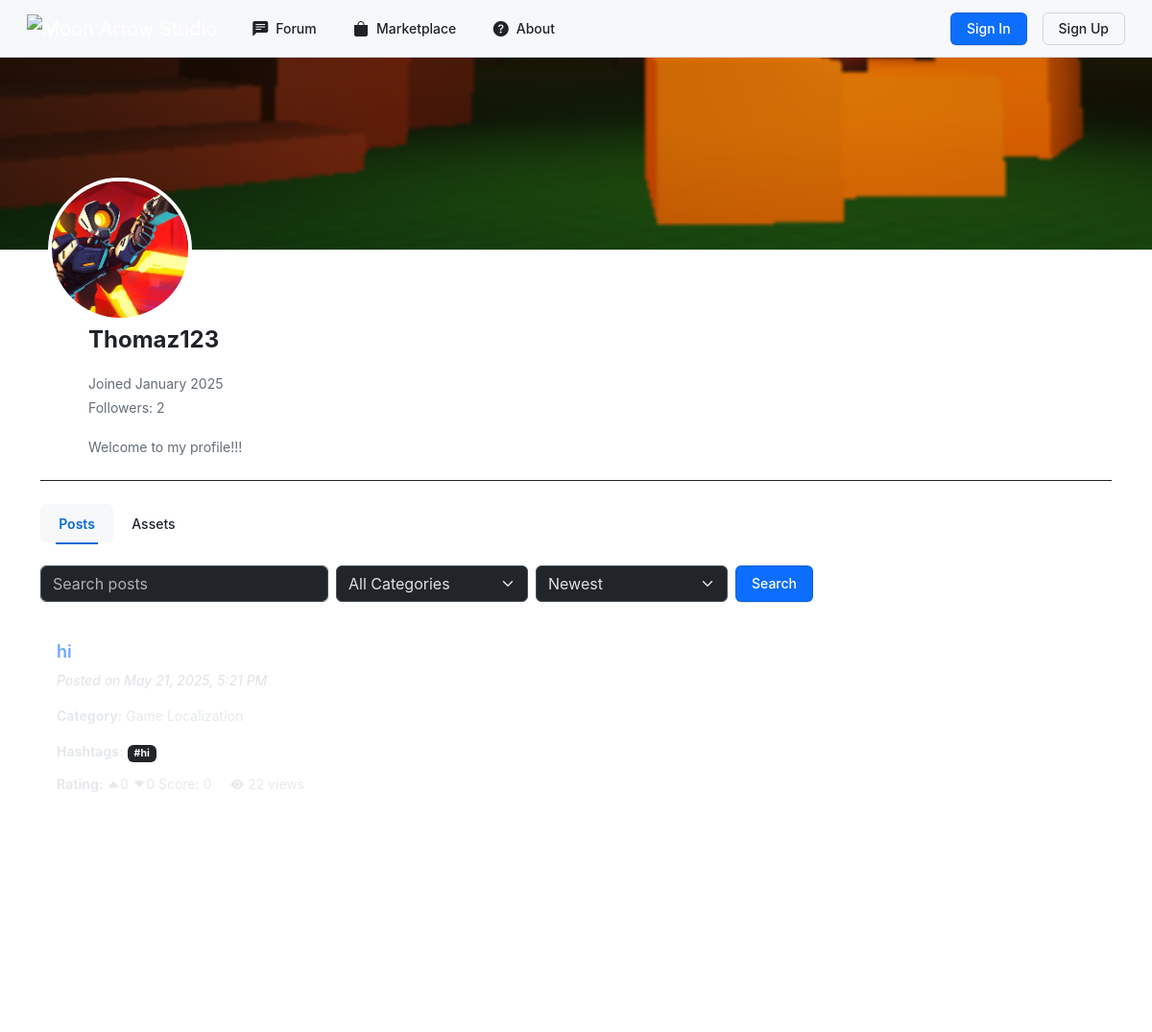
The app's page /php/profile.php?id=30 (upper part), older data.
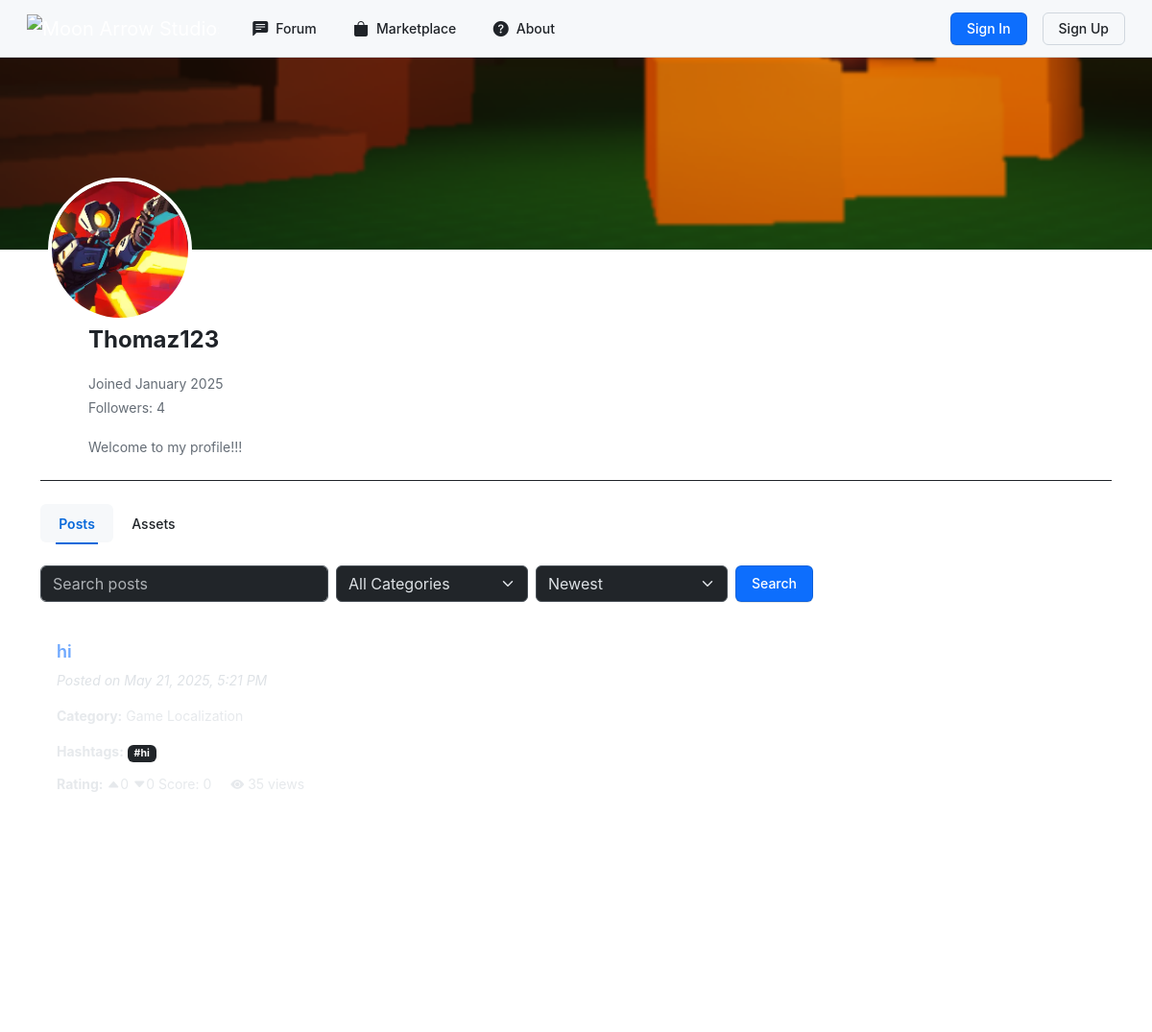
The same page, newer data.
### tables this page shows
CREATE TABLE IF NOT EXISTS `posts` (
  `id` int NOT NULL AUTO_INCREMENT,
  `title` varchar(255) NOT NULL,
  `content` text NOT NULL,
  `category_id` int NOT NULL,
  `hashtags` text,
  `images` text,
  `created_at` timestamp NULL DEFAULT CURRENT_TIMESTAMP,
  `videos` text,
  `user_id` int NOT NULL,
  `upvotes` int DEFAULT '0',
  `downvotes` int DEFAULT '0',
  `status` enum('published','draft','hidden') NOT NULL DEFAULT 'published',
  `views` int DEFAULT '0',
  `updated_at` timestamp NULL DEFAULT CURRENT_TIMESTAMP ON UPDATE CURRENT_TIMESTAMP,
  `reported_count` int DEFAULT '0',
  PRIMARY KEY (`id`),
  KEY `fk_posts_categories` (`category_id`),
  KEY `user_id` (`user_id`)
);

CREATE TABLE IF NOT EXISTS `categories` (
  `id` int NOT NULL AUTO_INCREMENT,
  `name` varchar(100) NOT NULL,
  PRIMARY KEY (`id`)
);

### php/profile.php (the view, shortened to what the changed rows need)
<?php
require 'db_connect.php';
$user_id = isset($_GET['id']) ? (int)$_GET['id'] : ($_SESSION['user_id'] ?? null);
$active_tab = isset($_GET['tab']) ? $_GET['tab'] : 'posts';
$stmt = $conn->prepare("SELECT *, DATE_FORMAT(created_at, '%M %Y') as formatted_join_date FROM users WHERE user_id = ?");
$stmt->bind_param("i", $user_id);
$stmt->execute();
$user = $stmt->get_result()->fetch_assoc();
$stmt = $conn->prepare("SELECT COUNT(*) as follower_count FROM follows WHERE following_id = ?");
$stmt->bind_param("i", $user_id);
$stmt->execute();
$follower_count = $stmt->get_result()->fetch_assoc()['follower_count'];
$post_sort_order = $_GET['post_sort'] ?? 'newest';
$post_order_by = match($post_sort_order) {
    'oldest' => 'posts.created_at ASC',
    'highest_score' => '(posts.upvotes - posts.downvotes) DESC',
    default => 'posts.created_at DESC'
};
$posts_per_page = 5;
$post_page = isset($_GET['post_page']) ? max(1, (int)$_GET['post_page']) : 1;
$post_offset = ($post_page - 1) * $posts_per_page;
$post_sql = "SELECT posts.*, categories.name AS category_name,
            (posts.upvotes - posts.downvotes) AS score
            FROM posts
            JOIN categories ON posts.category_id = categories.id
            WHERE posts.user_id = ?";
$post_params = [$user_id];
$post_types = "i";
$post_sql .= " ORDER BY " . $post_order_by . " LIMIT ? OFFSET ?";
$post_types .= "ii";
array_push($post_params, $posts_per_page, $post_offset);
$post_stmt = $conn->prepare($post_sql);
$post_stmt->bind_param($post_types, ...$post_params);
$post_stmt->execute();
$posts = $post_stmt->get_result();
?>
<!DOCTYPE html>
<html lang="en" data-bs-theme="dark">
<head>
    <?php require 'header.php'; ?>
    <link rel="stylesheet" href="https://cdnjs.cloudflare.com/ajax/libs/animate.css/4.1.1/animate.min.css">
</head>
<body>
    <div class="container-fluid p-0">
        <div class="container">
            <div class="profile-info animate__animated animate__fadeInUp">
                <div class="profile-header">
                    <div class="username-container">
                        <h1 class="username mb-0 animate__animated animate__fadeInLeft"><?= htmlspecialchars($user['username']) ?></h1>
                    </div>
                </div>
                <div class="user-stats animate__animated animate__fadeIn">
                    <p class="mb-1">Joined <?= htmlspecialchars($user['formatted_join_date']) ?></p>
                    <p class="mb-1">Followers: <?= htmlspecialchars($follower_count) ?></p>
                </div>
            </div>
            <div class="tab-content">
                <div class="tab-pane fade <?= $active_tab === 'posts' ? 'show active' : '' ?>" id="posts">
                    <div class="posts-container">
                        <?php if ($posts->num_rows > 0): ?>
                            <?php $delay = 0.5; ?>
                            <?php while ($post = $posts->fetch_assoc()): ?>
                                <div class="card mb-3 staggered-animation" data-animation="fadeInUp" data-delay="<?= $delay ?>">
                                    <div class="card-body">
                                        <h3 class="card-title">
                                            <a href="view_post.php?id=<?= $post['id'] ?>" class="text-decoration-none">
                                                <?= htmlspecialchars($post['title']) ?>
                                            </a>
                                        </h3>
                                        <p class="card-text">
                                            <em>Posted on <?= date('F j, Y, g:i A', strtotime($post['created_at'])) ?></em>
                                        </p>
                                        <p class="card-text text-muted">
                                            <strong>Category:</strong> <?= htmlspecialchars($post['category_name'] ?? 'Uncategorized') ?>
                                        </p>
                                        <div class="hashtags card-text text-muted mb-2"><strong>Hashtags:</strong>
                                            <?php if (!empty($post['hashtags'])): ?>
                                                <?php $tags = explode(' ', $post['hashtags']); ?>
                                                <?php foreach ($tags as $tag): ?>
                                                    <span class="badge bg-dark"><?= htmlspecialchars($tag) ?></span>
                                                <?php endforeach; ?>
                                            <?php endif; ?>
                                        </div>
                                        <p class="card-text text-muted"><strong>Rating:</strong>
                                            <i class="bi bi-caret-up-fill"></i><?= $post['upvotes'] ?? 0 ?>
                                            <i class="bi bi-caret-down-fill"></i><?= $post['downvotes'] ?? 0 ?>
                                            Score: <?= $post['score'] ?? 0 ?>
                                            <span class="ms-3"><i class="bi bi-eye-fill"></i> <?= $post['views'] ?? 0 ?> views</span>
                                        </p>
                                    </div>
                                </div>
                                <?php $delay += 0.05; ?>
                            <?php endwhile; ?>
                        <?php else: ?>
                            <div class="alert alert-info animate__animated animate__fadeIn s">No posts found.</div>
                        <?php endif; ?>
                    </div>
                </div>
            </div>
        </div>
    </div>
</body>
</html>

Row changes from the older to the newer data that the page shows:
changed posts "hi": views "22" → "35"
Text that changed along with them:
$follower_count: "2" → "4"
